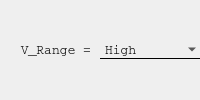
                                 <widget class="QFrame" name="frame_62">
                                  <property name="minimumSize">
                                   <size>
                                    <width>200</width>
                                    <height>0</height>
                                   </size>
                                  </property>
                                  <property name="frameShape">
                                   <enum>QFrame::NoFrame</enum>
                                  </property>
                                  <property name="frameShadow">
                                   <enum>QFrame::Plain</enum>
                                  </property>
                                  <layout class="QHBoxLayout" name="horizontalLayout_18">
                                   <property name="spacing">
                                    <number>0</number>
                                   </property>
                                   <property name="leftMargin">
                                    <number>0</number>
                                   </property>
                                   <property name="topMargin">
                                    <number>0</number>
                                   </property>
                                   <property name="rightMargin">
                                    <number>0</number>
                                   </property>
                                   <property name="bottomMargin">
                                    <number>0</number>
                                   </property>
                                   <item>
                                    <widget class="QFrame" name="frame_63">
                                     <property name="frameShape">
                                      <enum>QFrame::NoFrame</enum>
                                     </property>
                                     <property name="frameShadow">
                                      <enum>QFrame::Plain</enum>
                                     </property>
                                     <layout class="QVBoxLayout" name="verticalLayout_41">
                                      <item>
                                       <widget class="QLabel" name="label_24">
                                        <property name="font">
                                         <font>
                                          <family>Courier</family>
                                          <pointsize>10</pointsize>
                                         </font>
                                        </property>
                                        <property name="text">
                                         <string>V_Range =</string>
                                        </property>
                                        <property name="alignment">
                                         <set>Qt::AlignRight|Qt::AlignTrailing|Qt::AlignVCenter</set>
                                        </property>
                                       </widget>
                                      </item>
                                     </layout>
                                    </widget>
                                   </item>
                                   <item>
                                    <widget class="QFrame" name="frame_64">
                                     <property name="frameShape">
                                      <enum>QFrame::NoFrame</enum>
                                     </property>
                                     <property name="frameShadow">
                                      <enum>QFrame::Plain</enum>
                                     </property>
                                     <layout class="QVBoxLayout" name="verticalLayout_42">
                                      <property name="spacing">
                                       <number>0</number>
                                      </property>
                                      <property name="leftMargin">
                                       <number>0</number>
                                      </property>
                                      <property name="topMargin">
                                       <number>0</number>
                                      </property>
                                      <property name="rightMargin">
                                       <number>0</number>
                                      </property>
                                      <property name="bottomMargin">
                                       <number>0</number>
                                      </property>
                                      <item>
                                       <widget class="QComboBox" name="comboBox_2">
                                        <property name="font">
                                         <font>
                                          <family>Courier</family>
                                          <pointsize>10</pointsize>
                                         </font>
                                        </property>
                                        <property name="styleSheet">
                                         <string notr="true">QComboBox{
	border:transparent;
	border-bottom: 1px solid black;	
	background:transparent;
}


QComboBox:down-arrow {
    image: url(resources/arrow.png);
	width: 14px;
	height: 14px;
}

QComboBox QAbstractItemView {

    
    selection-background-color: rgb(174, 255, 193);
	selection-color: black;
	background-color: white;

}</string>
                                        </property>
                                        <item>
                                         <property name="text">
                                          <string>High</string>
                                         </property>
                                        </item>
                                        <item>
                                         <property name="text">
                                          <string>Medium</string>
                                         </property>
                                        </item>
                                        <item>
                                         <property name="text">
                                          <string>Low</string>
                                         </property>
                                        </item>
                                       </widget>
                                      </item>
                                     </layout>
                                    </widget>
                                   </item>
                                  </layout>
                                 </widget>
